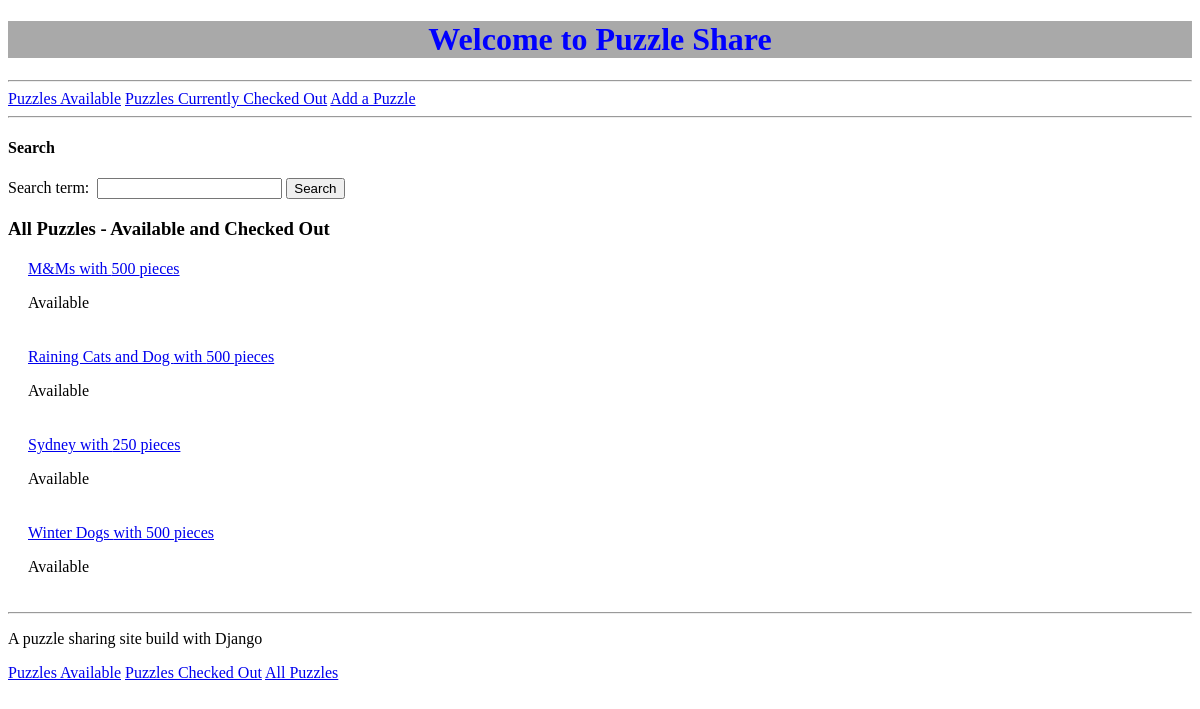
Before: / with the older database file.
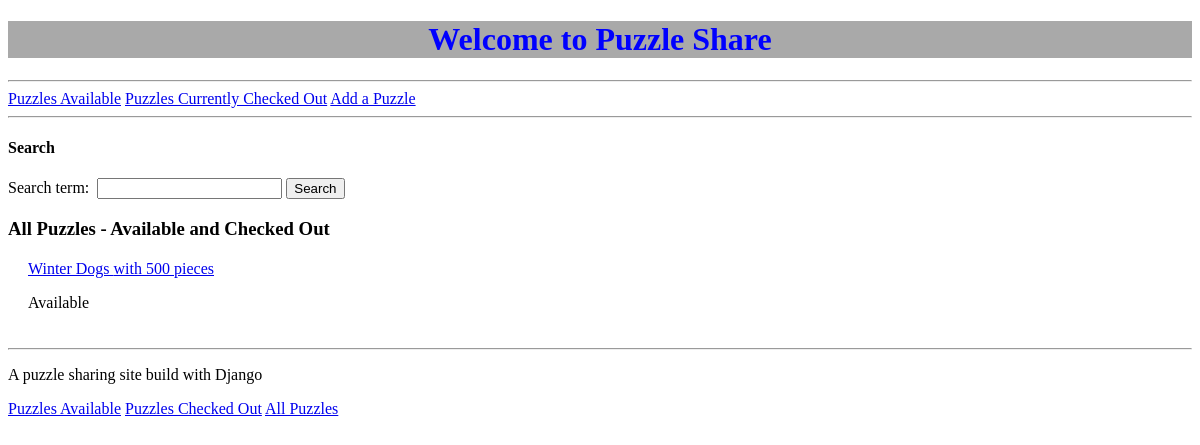
After: the same page with the newer database file.
### puzzle_share/models.py (models this page shows, shortened)
class Puzzle(models.Model):
    PIECES = (
        (50,  ('50 pieces or less')),
        (100, ('100 pieces')),
        (250, ('250 pieces')),
        (500, ('500 pieces')),
        (750, ('750 pieces')),
        (1000, ('1000 pieces'))
    )
    STATUS=(
        (1, ('Available to borrow')),
        (2, ('Borrowed by someone')),
    )
    name = models.CharField(max_length=30)
    pieces = models.PositiveSmallIntegerField(choices=PIECES, default= 500,)
    company = models.CharField(max_length=20)#, help_text = 'Enter name of puzzle manufacturer')
    status = models.PositiveSmallIntegerField(choices=STATUS, default=1,)
    owner_last_name = models.CharField(max_length=20)
    user_last_name = models.CharField(max_length=20, default = "")
    photo = models.ImageField(upload_to='user_images/', blank=True, null=True)
    class Meta:
        unique_together = [['name', 'pieces', 'company']]

### puzzle_share/views.py (the view)
# urls.py: path('', views.puzzle_list, name='puzzle_list'),
def puzzle_list(request):
    search_form = SearchForm(request.GET)
    if search_form.is_valid():
        search_term = search_form.cleaned_data['search_term']
        puzzles = Puzzle.objects.filter(name__icontains=search_term).order_by('name')
    else:
        search_form = SearchForm()
        puzzles = Puzzle.objects.order_by('name')
    return render(request, 'puzzle_share/puzzlelist.html', {'puzzles': puzzles, 'search_form': search_form})

### puzzle_share/forms.py
class SearchForm(forms.Form):
    search_term = forms.CharField()

### puzzle_share/templates/puzzle_share/puzzlelist.html (shortened to what this page needs)
{% extends 'puzzle_share/base.html' %}
{% load static %}
{% block content %}
<a class = "nav-link" href="{% url 'puzzles_available' %}">Puzzles Available</a>
<a class = "nav-link" href="{% url 'puzzles_checked_out' %}"> Puzzles Currently Checked Out</a>
<a class = "nav-link" href="{% url 'add_puzzle' %}">Add a Puzzle</a>
<hr>
<h4>Search</h4>
<form method="GET" action="{% url 'puzzle_list' %}">
    {{ search_form }}
    <button type="submit">Search</button>
</form>
<h3> All Puzzles - Available and Checked Out</h3>
{% for puzzle in puzzles %}
<div class="puzzlelist-puzzle">
    <span id="puzzle-name-{{ puzzle.pk }}" class="puzzle-details">
        <a href="{% url 'puzzle_details' puzzle_pk=puzzle.pk %}">{{ puzzle.name }} with {{puzzle.pieces}} pieces</a>
    {% if puzzle.status == 1 %}
    <p>Available</p>
    {% endif %}
</span>
</div>
{% empty %}
<P> No puzzles match search term</P>
{% endfor %}
{% endblock %}

### puzzle_share/templates/puzzle_share/base.html (shortened to what this page needs)
{% load static %}
<!DOCTYPE html>
<html>
    <head>
        <link rel="stylesheet" href="https://unpkg.com/sakura.css/css/sakura.css" type="text/css">
        <link rel="stylesheet" href="{% static 'css/style.css' %}" type="text/css">
    </head>
    <body>
        <h1 id="site-header"> Welcome to Puzzle Share</h1>
<hr>
        {% block content %}
        {% endblock %}
        <hr>
    <div>
        <p>A puzzle sharing site build with Django</p>
        <a class = "nav-link" href="{% url 'puzzles_available' %}">Puzzles Available</a>
        <a class = "nav-link" href="{% url 'puzzles_checked_out' %}">Puzzles Checked Out</a>
        <a class = "nav-link" href="{% url 'puzzle_list' %}">All Puzzles</a>
    </div>
    </body>
</html>

### puzzle_share/static/css/style.css (style rules this page uses)
span.puzzle-details { display: inline-block; width: 70% }
div.puzzlelist-puzzle { margin: 20px; }
label { display: inline-block; padding-right: 8px; }
a.nav-link { padding-right: 40 px; }
#site-header { background-color: darkgray; color: blue; padding: 40px 0 40px 0 px; text-align: center; }

Changed rows visible on the page:
removed Puzzle: name "M&Ms", pieces "500", status "Available"
removed Puzzle: name "Raining Cats and Dog", pieces "500", status "Available"
removed Puzzle: name "Sydney", pieces "250", status "Available"
